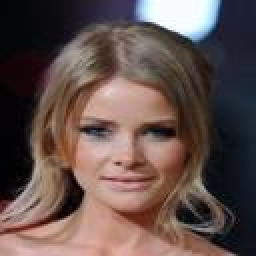
#> input picture test_img/rs_woman.jpg, 128 x 128 px (shown 2 times larger)
$ python img_synthesize.py
#> lines starting #> are read from the running program, lines starting #| are printed output that depends on the picture
from PIL import Image

# Load the two pictures
img1 = Image.open("../test_img/rs_woman.jpg")
#> img1 is the input picture: PIL image 128x128 RGB; mean R, G, B 98.7, 80.5, 76.4
img2 = Image.open("../test_img/rs_tattoo.png")
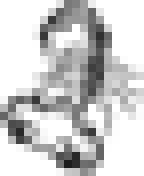
#> input picture test_img/rs_tattoo.png, 18 x 22 px (shown 8 times larger)
#> img2 is the input picture: PIL image 18x22 RGBA; mean R, G, B, A 53, 53, 53, 81.5

# Create a transparency mask from the alpha channel of img1
alpha = img2.split()[-1]
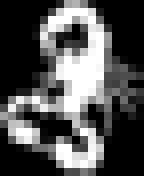
#> alpha: PIL image 18x22 L (shown 8 times larger); min 0, max 255, mean 81.5

# Convert the images to RGBA format
img1 = img1.convert("RGBA")
#> img1: PIL image 128x128 RGBA
img2 = img2.convert("RGBA")

# Get the size of img1 and img2
img1_width, img1_height = img1.size
#> img1_width = 128; img1_height = 128
img2_width, img2_height = img2.size
#> img2_width = 18; img2_height = 22

# Calculate the coordinates to center img2 on img1
x = (img1_width - img2_width) // 2
#> x = 55
y = (img1_height - img2_height) // 2
#> y = 53

y += 18
#> y = 71
x -= 18
#> x = 37

# Paste img2 onto the center of img1 using the transparency mask
img1.paste(img2, (x, y), alpha)

img1 = img1.convert("RGB")
#> img1: PIL image 128x128 RGB

# Save the synthesized image as PNG
img1.save("synthesized_picture.jpg")
